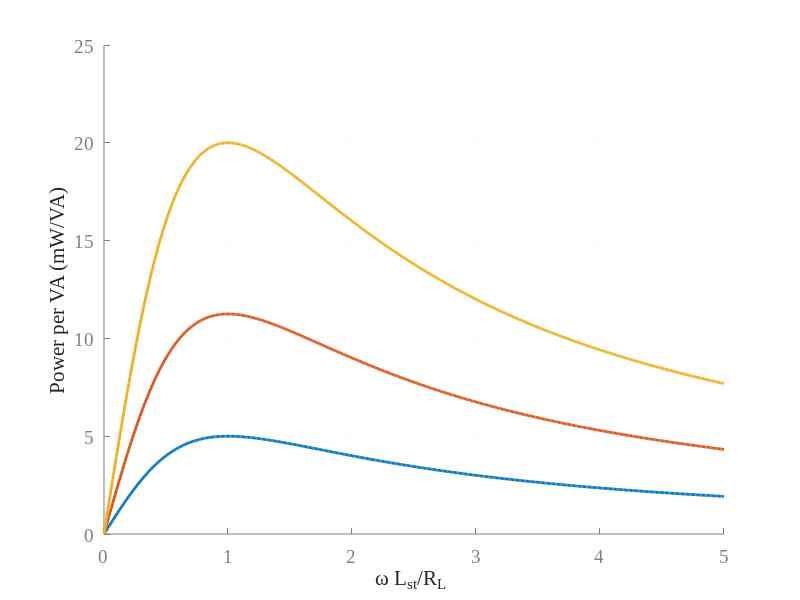

Here is the MATLAB script that generated this plot:
%--------------------------------------------------------------------------
%By: Duleepa J Thrimawithana
%Date: 19-05-2019
%Description:
%This program is written to calculate the power output of an 
%uncompensated IPT pick-up
%--------------------------------------------------------------------------

function [] = PowerUCP( )

f = 85e3;   %Frequency of the fundamental component of current in primary coil  
Lpt = 20e-6;    %Inductance of the primary coils
Ipt = 100;  %RMS current in the primary coil (fundamental)

w = 2*pi*f; %Angular frequency

LoR = [0:0.01:5]; %Represents wLst/RL as PowerUCP is plotted against this

VApt = w*Lpt*Ipt^2; %VA in the primary coil 

%Power delivered to load vs LoR normalised wrt VApt (i.e. mW/VA)

%At c oupling coefficient between primary and pick-up coils, k = 0.1
k = 0.1;    
PowerUCP_0k1 = 1000*(k^2*w*Lpt*Ipt^2.*LoR./(1+LoR.^2))/VApt;

%At c oupling coefficient between primary and pick-up coils, k = 0.15
k = 0.15;    
PowerUCP_0k15 = 1000*(k^2*w*Lpt*Ipt^2.*LoR./(1+LoR.^2))/VApt;

%At c oupling coefficient between primary and pick-up coils, k = 0.2
k = 0.2;    
PowerUCP_0k2 = 1000*(k^2*w*Lpt*Ipt^2.*LoR./(1+LoR.^2))/VApt;


%Ploting the resutls
figure(1)
%set(gcf,'PaperPosition', [17, 210, 560, 420],'PaperUnits','points' )
axes1 = axes('Parent',gcf);
hold(axes1,'on');
set(axes1,'FontSize',14,'XColor',[0.5 0.5 0.5],'YColor',[0.5 0.5 0.5],...
    'GridColor',[0.9 0.9 0.9],'MinorGridColor',[0.9 0.9 0.9],...
    'XGrid','on','YGrid','on','FontName','Times New Roman');
ylabel('Power per VA (mW/VA)','Color',[0.15 0.15 0.15],'FontName','Times New Roman');
xlabel('{\omega L_s_t/R_L }','Color',[0.15 0.15 0.15],'FontName','Times New Roman');
plot(LoR,PowerUCP_0k1,'LineWidth',2);
hold on
plot(LoR,PowerUCP_0k15,'LineWidth',2);
hold on
plot(LoR,PowerUCP_0k2,'LineWidth',2);

%legend('k=0.1','k=0.15','k=0.2','Location','northeast');
%legend BOXON
end
